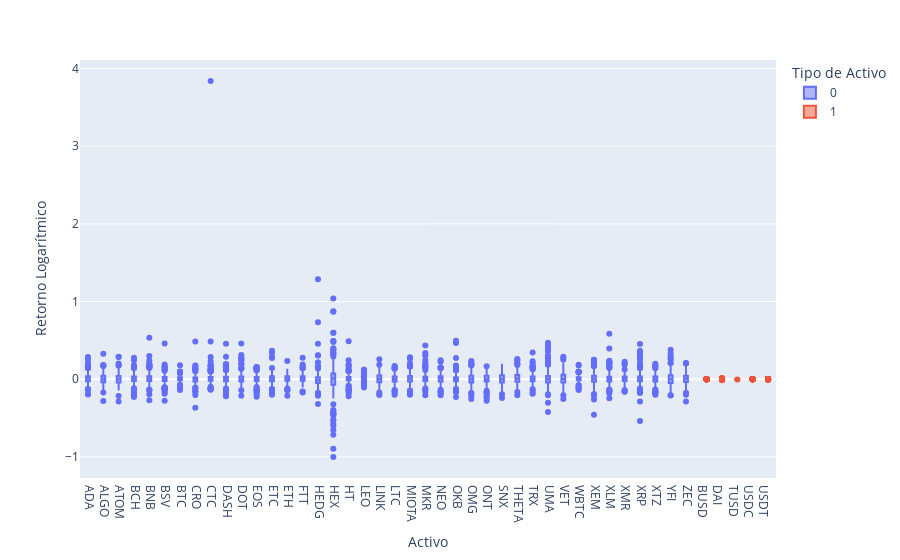

Notebook code cell kept with this figure:
### Code cell
import plotly.express as px
fig = px.box(data_frame=df, x = "coin",y="value", color = "stablecoin", labels={"coin":"Activo", "value":"Retorno Logarítmico", "stablecoin":"Tipo de Activo"})
fig.show()

### Figure 1 — Plotly figure (JSON) as saved in the notebook; plotly's stock layout.template omitted (floating-point values rounded to 4 significant figures; data arrays with more than 128 entries replaced by an {"elided": "..."} marker saying what was removed)
{"data": [{"alignmentgroup": "True", "hovertemplate": "Tipo de Activo=0<br>Activo=%{x}<br>Retorno Logarítmico=%{y}<extra></extra>", "legendgroup": "0", "marker": {"color": "#636efa"}, "name": "0", "notched": false, "offsetgroup": "0", "orientation": "v", "showlegend": true, "type": "box", "x": {"elided": "9840 str values"}, "x0": " ", "xaxis": "x", "y": {"elided": "9840 float values"}, "y0": " ", "yaxis": "y"}, {"alignmentgroup": "True", "hovertemplate": "Tipo de Activo=1<br>Activo=%{x}<br>Retorno Logarítmico=%{y}<extra></extra>", "legendgroup": "1", "marker": {"color": "#EF553B"}, "name": "1", "notched": false, "offsetgroup": "1", "orientation": "v", "showlegend": true, "type": "box", "x": {"elided": "1230 str values"}, "x0": " ", "xaxis": "x", "y": {"elided": "1230 float values"}, "y0": " ", "yaxis": "y"}], "layout": {"boxmode": "group", "legend": {"title": {"text": "Tipo de Activo"}, "tracegroupgap": 0}, "margin": {"t": 60}, "xaxis": {"anchor": "y", "domain": [0, 1], "title": {"text": "Activo"}}, "yaxis": {"anchor": "x", "domain": [0, 1], "title": {"text": "Retorno Logarítmico"}}}}
